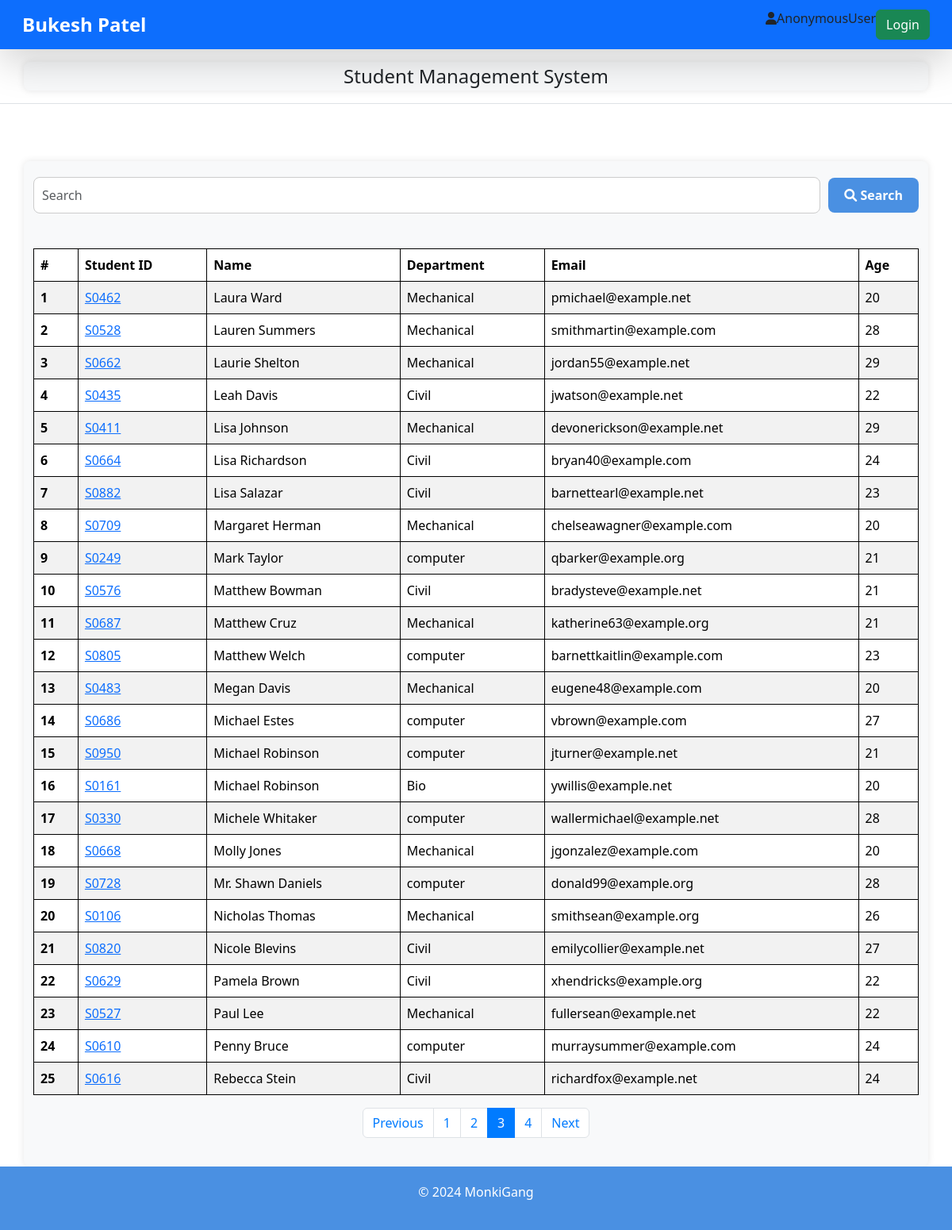
Screenshot of /students/?page=3 with the database file from the repository.
### report_card/models.py (models this page shows, shortened)
class Student(models.Model):
    department = models.ForeignKey(Department, related_name="depart", on_delete=models.CASCADE)
    student_id = models.OneToOneField(StudentID, related_name="studentid", on_delete=models.CASCADE)
    student_name = models.CharField(max_length=100)
    student_email = models.EmailField(unique=True)
    student_age = models.IntegerField(default=18)
    student_address = models.TextField()
    class Meta:
        ordering = ['student_name']
        verbose_name = 'student'   #table name

class StudentID(models.Model):
    student_id = models.CharField(max_length=100)
    def __str__(self) -> str:
        return self.student_id

class Department(models.Model):
    department = models.CharField(max_length=100)
    class Meta:
        ordering = ['department']

### report_card/views.py (the view, shortened to what this page needs)
# urls.py: path('students/', get_students, name='get_student'),
def get_students(request):
    queryset = Student.objects.all()
    paginator = Paginator(queryset, 25)  # Show 25 students per page.
    page_number = request.GET.get("page", 1)
    page_obj = paginator.get_page(page_number)
    print(page_obj)
    return render(request, "students.html", {"queryset": page_obj})

### report_card/templates/students.html (shortened to what this page needs)
{% extends "base.html" %}
{% block start %}
<header class="py-3 mb-4 border-bottom">
    <div class="container d-flex flex-wrap justify-content-center align-items-center" style="text-align: center;">
        <a class="d-flex align-items-center mb-3 mb-lg-0 text-dark text-decoration-none">
            <span class="fs-4">Student Management System</span>
        </a>
    </div>
</header>
<div class="container mt-5" style="padding-top: 20px; padding-bottom: 20px;">
    <form class="search-form">
        <input class="form-control" placeholder="Search" name="search">
        <button class="btn btn-success"><i class="fa fa-search"></i> Search</button>
    </form>
    <br>
    <table class="table table-striped table-hover">
        <thead>
            <tr>
                <th scope="col">#</th>
                <th scope="col">Student ID</th>
                <th scope="col">Name</th>
                <th scope="col">Department</th>
                <th scope="col">Email</th>
                <th scope="col">Age</th>
            </tr>
        </thead>
        <tbody>
            {% for student in queryset %}
            <tr>
                <th scope="row">{{ forloop.counter }}</th>
                <td>
                    <a href ="{% url 'see_marks' student.student_id %}" >{{student.student_id}}</a>
                </td>
                <td>{{ student.student_name }}</td>
                <td>{{ student.department.department }}</td>
                <td>{{ student.student_email }}</td>
                <td>{{ student.student_age }}</td>
            </tr>
            {% endfor %}
        </tbody>
    </table>
    <nav aria-label="Page navigation example">
        <ul class="pagination justify-content-center">
            {% if queryset.has_previous %}
                <li class="page-item">
                    <a class="page-link" href="?page={{ queryset.previous_page_number }}">Previous</a>
                </li>
            {% else %}
                <li class="page-item disabled">
                    <a class="page-link" href="#">Previous</a>
                </li>
            {% endif %}
            {% for page_num in queryset.paginator.page_range %}
                {% if page_num == queryset.number %}
                    <li class="page-item active">
                        <a class="page-link" href="#">{{ page_num }}</a>
                    </li>
                {% else %}
                    <li class="page-item">
                        <a class="page-link" href="?page={{ page_num }}">{{ page_num }}</a>
                    </li>
                {% endif %}
            {% endfor %}
            {% if queryset.has_next %}
                <li class="page-item">
                    <a class="page-link" href="?page={{ queryset.next_page_number }}">Next</a>
                </li>
            {% else %}
                <li class="page-item disabled">
                    <a class="page-link" href="#">Next</a>
                </li>
            {% endif %}
        </ul>
    </nav>
</div>
{% endblock %}

### home/templates/base.html (style rules this page uses)
table, th, td { border: 1px solid black; }
.d-flex { display: flex; align-items: center; }
body { min-height: 100vh; display: flex; flex-direction: column; }

### report_card/templates/students.html (style rules this page uses)
.container { background-color: #f8f9fa; border-radius: 8px; box-shadow: 0 0 10px rgba(0, 0, 0, 0.1); }
.table thead { background-color: #007bff; color: white; }
.page-link { color: #007bff; }
.page-item.active .page-link { background-color: #007bff; border-color: #007bff; }
.search-form { display: flex; justify-content: center; align-items: center; margin-bottom: 20px; }
.search-form input { flex: 1; margin-right: 10px; padding: 10px; border-radius: 8px; border: 1px solid #ccc; }
.search-form button { padding: 10px 20px; border: none; border-radius: 8px; background-color: #4a90e2; color: white; font-weight: bold; cursor: pointer; }

### rows the page displays
Student: student_id "S0462", student_name "Laura Ward", department.department "Mechanical", student_email "pmichael@example.net", student_age "20"
Student: student_id "S0528", student_name "Lauren Summers", department.department "Mechanical", student_email "smithmartin@example.com", student_age "28"
Student: student_id "S0662", student_name "Laurie Shelton", department.department "Mechanical", student_email "jordan55@example.net", student_age "29"
Student: student_id "S0435", student_name "Leah Davis", department.department "Civil", student_email "jwatson@example.net", student_age "22"
Student: student_id "S0411", student_name "Lisa Johnson", department.department "Mechanical", student_email "devonerickson@example.net", student_age "29"
Student: student_id "S0664", student_name "Lisa Richardson", department.department "Civil", student_email "bryan40@example.com", student_age "24"
Student: student_id "S0882", student_name "Lisa Salazar", department.department "Civil", student_email "barnettearl@example.net", student_age "23"
Student: student_id "S0709", student_name "Margaret Herman", department.department "Mechanical", student_email "chelseawagner@example.com", student_age "20"
Student: student_id "S0249", student_name "Mark Taylor", department.department "computer", student_email "qbarker@example.org", student_age "21"
Student: student_id "S0576", student_name "Matthew Bowman", department.department "Civil", student_email "bradysteve@example.net", student_age "21"
Student: student_id "S0687", student_name "Matthew Cruz", department.department "Mechanical", student_email "katherine63@example.org", student_age "21"
Student: student_id "S0805", student_name "Matthew Welch", department.department "computer", student_email "barnettkaitlin@example.com", student_age "23"
Student: student_id "S0483", student_name "Megan Davis", department.department "Mechanical", student_email "eugene48@example.com", student_age "20"
Student: student_id "S0686", student_name "Michael Estes", department.department "computer", student_email "vbrown@example.com", student_age "27"
Student: student_id "S0950", student_name "Michael Robinson", department.department "computer", student_email "jturner@example.net", student_age "21"
Student: student_id "S0161", student_name "Michael Robinson", department.department "Bio", student_email "ywillis@example.net", student_age "20"
Student: student_id "S0330", student_name "Michele Whitaker", department.department "computer", student_email "wallermichael@example.net", student_age "28"
Student: student_id "S0668", student_name "Molly Jones", department.department "Mechanical", student_email "jgonzalez@example.com", student_age "20"
Student: student_id "S0728", student_name "Mr. Shawn Daniels", department.department "computer", student_email "donald99@example.org", student_age "28"
Student: student_id "S0106", student_name "Nicholas Thomas", department.department "Mechanical", student_email "smithsean@example.org", student_age "26"
Student: student_id "S0820", student_name "Nicole Blevins", department.department "Civil", student_email "emilycollier@example.net", student_age "27"
Student: student_id "S0629", student_name "Pamela Brown", department.department "Civil", student_email "xhendricks@example.org", student_age "22"
Student: student_id "S0527", student_name "Paul Lee", department.department "Mechanical", student_email "fullersean@example.net", student_age "22"
Student: student_id "S0610", student_name "Penny Bruce", department.department "computer", student_email "murraysummer@example.com", student_age "24"
Student: student_id "S0616", student_name "Rebecca Stein", department.department "Civil", student_email "richardfox@example.net", student_age "24"

### other values shown
{{ request.user }} "AnonymousUser"
{{ page_num }} "1" "2" "4"
{{ page_num }} "3"
